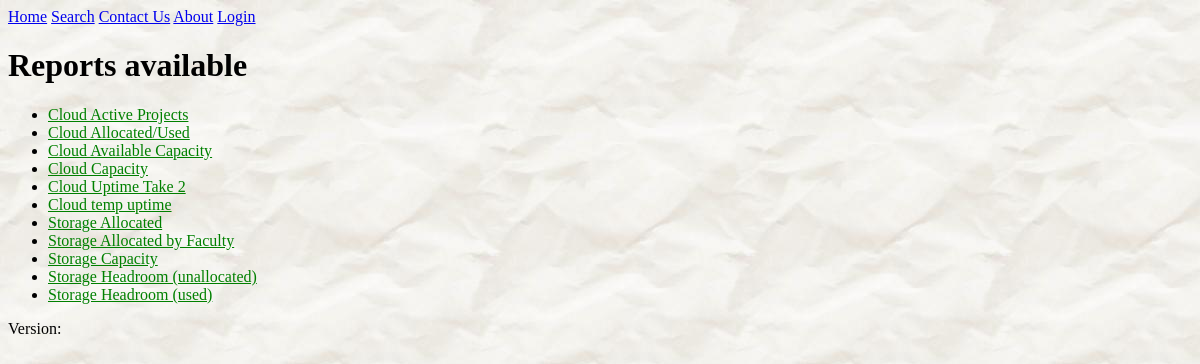
The page /reports/ on the database as committed earlier.
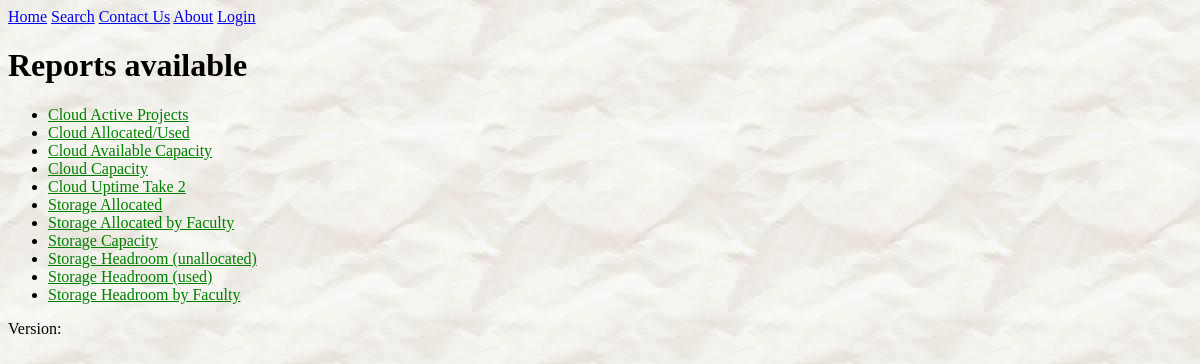
The same page on the database as committed later.
### reports/models.py (models this page shows, shortened)
class Report(models.Model):
    report_title = models.CharField(max_length=100)
    pub_date = models.DateTimeField('date published')
    d3_file_name = models.CharField(max_length=100, default='.js')
    description = models.TextField(blank=True, null=True)
    def was_published_recently(self):
        """
        Return True if was published in the last day, False otherwise

        >>> import datetime
        >>> from django.utils import timezone
        >>> from reports.models import Report
        >>> future_report = Report(pub_date=timezone.now()+ datetime.timedelta(days=30), report_title="Futurama")
        >>> future_report.was_published_recently()
        False
        """
        now = timezone.now()
        return now - datetime.timedelta(days=1) <= self.pub_date <= now
    was_published_recently.admin_order_field = 'pub_date'
    was_published_recently.boolean = True
    was_published_recently.short_description = 'Published recently?'

### reports/views.py (the view)
class BrowseView(generic.ListView):
    template_name = 'reports/reports.html'
    context_object_name = 'latest_report_list'
    def __init__(self, **kwargs):
        super().__init__(**kwargs)
        self.selected_set = ''
    def get_queryset(self):
        reports = Report.objects.filter(pub_date__lte=timezone.now())
        self.selected_set = self.request.GET.get('set', '')
        if self.selected_set == 'cloud':
            reports = reports.filter(report_title__startswith='Cloud')
        elif self.selected_set == 'storage':
            reports = reports.filter(report_title__startswith='Storage')
        return reports.order_by('report_title')[:11]
    def get_context_data(self, **kwargs):
        result = super().get_context_data(**kwargs)
        result['set'] = self.selected_set
        return result

### reports/templates/reports/reports.html (shortened to what this page needs)
{%  extends 'base.html' %}
{%  block h1 %}Reports available{%  endblock %}
{%  block content %}
{% if latest_report_list %}
    <ul>
        {% for report in latest_report_list %}
            <li><a href="{% url 'reports:detail' report.id %}?set={{ set }}">{{ report.report_title }}</a></li>
        {% endfor %}
    </ul>
{% else %}
    <p>No reports are available.</p>
{% endif %}
{% endblock %}

Rows that differ between the two databases and show on the page:
removed Report: report_title "Cloud temp uptime"
now on this page (row unchanged): Report: report_title "Storage Headroom by Faculty"
